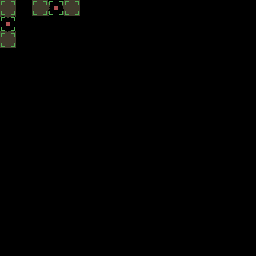

A 2D game scene composited from a Tiled map and its tileset images. What follows is a short description and the map's XML, with every tile layer's data as written:
An orthogonal 16x16 tile map with 16x16 px tiles, 4 tile layers (output_dirt, input_dirt, regions_output, regions_input), 2 tilesets.

<map version="1.5" tiledversion="1.7.2" orientation="orthogonal" renderorder="right-down" width="16" height="16" tilewidth="16" tileheight="16" infinite="0" nextlayerid="6" nextobjectid="1">
 <tileset firstgid="1" name="Village5" tilewidth="16" tileheight="16" tilecount="704" columns="32">
  <image source="../../../assets/Tile/Village5.png" width="512" height="352" />
  <wangsets>
   <wangset name="Dirt2" type="mixed" tile="-1">
    <wangcolor name="" color="#ff0000" tile="-1" probability="1" />
    <wangtile tileid="200" wangid="0,0,1,1,1,0,0,0" />
    <wangtile tileid="202" wangid="0,0,1,1,1,1,1,0" />
    <wangtile tileid="203" wangid="0,0,0,0,1,1,1,0" />
    <wangtile tileid="232" wangid="1,1,0,0,0,0,0,0" />
    <wangtile tileid="234" wangid="1,1,0,0,0,0,0,1" />
    <wangtile tileid="235" wangid="1,0,0,0,0,0,0,1" />
    <wangtile tileid="264" wangid="1,1,1,1,1,0,0,0" />
    <wangtile tileid="266" wangid="1,1,1,1,1,1,1,1" />
    <wangtile tileid="267" wangid="1,0,0,0,1,1,1,1" />
    <wangtile tileid="296" wangid="1,1,1,0,0,0,0,0" />
    <wangtile tileid="298" wangid="1,1,1,0,0,0,1,1" />
    <wangtile tileid="299" wangid="1,0,0,0,0,0,1,1" />
   </wangset>
   <wangset name="Dirt3" type="mixed" tile="-1">
    <wangcolor name="" color="#ff0000" tile="-1" probability="1" />
    <wangcolor name="" color="#00ff00" tile="-1" probability="1" />
    <wangcolor name="" color="#0000ff" tile="-1" probability="1" />
    <wangtile tileid="200" wangid="0,0,3,3,3,0,0,0" />
    <wangtile tileid="201" wangid="0,0,3,3,3,3,3,0" />
    <wangtile tileid="203" wangid="0,0,0,0,3,3,3,0" />
    <wangtile tileid="232" wangid="3,3,1,1,1,0,0,0" />
    <wangtile tileid="233" wangid="3,3,1,1,1,1,1,3" />
    <wangtile tileid="235" wangid="3,0,0,0,1,1,1,3" />
    <wangtile tileid="264" wangid="1,1,2,2,2,0,0,0" />
    <wangtile tileid="265" wangid="1,1,2,2,2,2,2,1" />
    <wangtile tileid="267" wangid="1,0,0,0,2,2,2,1" />
    <wangtile tileid="296" wangid="2,2,2,0,0,0,0,0" />
    <wangtile tileid="297" wangid="2,2,2,0,0,0,2,2" />
    <wangtile tileid="299" wangid="2,0,0,0,0,0,2,2" />
   </wangset>
   <wangset name="Dirt4" type="mixed" tile="-1">
    <wangcolor name="" color="#ff0000" tile="-1" probability="1" />
    <wangtile tileid="205" wangid="0,0,1,1,1,0,0,0" />
    <wangtile tileid="206" wangid="0,0,1,1,1,1,1,0" />
    <wangtile tileid="207" wangid="0,0,1,1,1,1,1,0" />
    <wangtile tileid="208" wangid="0,0,0,0,1,1,1,0" />
    <wangtile tileid="237" wangid="1,1,1,1,1,0,0,0" />
    <wangtile tileid="238" wangid="1,1,1,1,1,1,1,1" />
    <wangtile tileid="239" wangid="1,1,1,1,1,1,1,1" />
    <wangtile tileid="240" wangid="1,0,0,0,1,1,1,1" />
    <wangtile tileid="269" wangid="1,1,1,1,1,0,0,0" />
    <wangtile tileid="270" wangid="1,1,1,1,1,1,1,1" />
    <wangtile tileid="271" wangid="1,1,1,1,1,1,1,1" />
    <wangtile tileid="272" wangid="1,0,0,0,1,1,1,1" />
    <wangtile tileid="296" wangid="1,1,1,0,0,0,0,0" />
    <wangtile tileid="297" wangid="1,1,1,0,0,0,1,1" />
    <wangtile tileid="298" wangid="1,1,1,0,0,0,1,1" />
    <wangtile tileid="299" wangid="1,0,0,0,0,0,1,1" />
   </wangset>
   <wangset name="dirttop" type="corner" tile="-1">
    <wangcolor name="" color="#ff0000" tile="-1" probability="1" />
    <wangcolor name="" color="#00ff00" tile="-1" probability="1" />
    <wangcolor name="" color="#0000ff" tile="-1" probability="1" />
    <wangtile tileid="205" wangid="0,0,1,1,1,0,0,0" />
    <wangtile tileid="206" wangid="0,0,1,1,1,1,1,0" />
    <wangtile tileid="207" wangid="0,0,1,1,1,1,1,0" />
    <wangtile tileid="208" wangid="0,0,0,0,1,1,1,0" />
    <wangtile tileid="237" wangid="1,0,1,1,1,0,0,0" />
    <wangtile tileid="238" wangid="1,0,1,1,1,1,1,0" />
    <wangtile tileid="239" wangid="1,1,1,1,1,1,1,1" />
    <wangtile tileid="240" wangid="1,0,0,0,1,1,1,1" />
    <wangtile tileid="269" wangid="1,1,1,0,0,0,0,0" />
    <wangtile tileid="270" wangid="1,1,1,0,0,0,1,1" />
    <wangtile tileid="271" wangid="1,1,1,0,0,0,1,1" />
    <wangtile tileid="272" wangid="1,0,0,0,0,0,1,1" />
   </wangset>
   <wangset name="Unnamed Set" type="corner" tile="238">
    <wangcolor name="" color="#ff0000" tile="-1" probability="1" />
    <wangtile tileid="205" wangid="0,0,0,1,0,0,0,0" />
    <wangtile tileid="206" wangid="0,0,0,1,0,1,0,0" />
    <wangtile tileid="207" wangid="0,0,0,1,0,1,0,0" />
    <wangtile tileid="208" wangid="0,0,0,0,0,1,0,0" />
    <wangtile tileid="237" wangid="0,1,0,0,0,0,0,0" />
    <wangtile tileid="238" wangid="0,1,0,0,0,0,0,1" />
    <wangtile tileid="239" wangid="0,1,0,0,0,0,0,1" />
    <wangtile tileid="240" wangid="0,0,0,0,0,0,0,1" />
   </wangset>
  </wangsets>
 </tileset>
 <tileset firstgid="705" source="../../../assets/Tile/Dirt1.tsx" />
 <layer id="3" name="output_dirt" width="16" height="16">
  <data encoding="csv">
0,0,0,806,0,0,0,0,0,0,0,0,0,0,0,0,
807,0,0,0,0,0,0,0,0,0,0,0,0,0,0,0,
0,0,0,0,0,0,0,0,0,0,0,0,0,0,0,0,
0,0,0,0,0,0,0,0,0,0,0,0,0,0,0,0,
0,0,0,0,0,0,0,0,0,0,0,0,0,0,0,0,
0,0,0,0,0,0,0,0,0,0,0,0,0,0,0,0,
0,0,0,0,0,0,0,0,0,0,0,0,0,0,0,0,
0,0,0,0,0,0,0,0,0,0,0,0,0,0,0,0,
0,0,0,0,0,0,0,0,0,0,0,0,0,0,0,0,
0,0,0,0,0,0,0,0,0,0,0,0,0,0,0,0,
0,0,0,0,0,0,0,0,0,0,0,0,0,0,0,0,
0,0,0,0,0,0,0,0,0,0,0,0,0,0,0,0,
0,0,0,0,0,0,0,0,0,0,0,0,0,0,0,0,
0,0,0,0,0,0,0,0,0,0,0,0,0,0,0,0,
0,0,0,0,0,0,0,0,0,0,0,0,0,0,0,0,
0,0,0,0,0,0,0,0,0,0,0,0,0,0,0,0
</data>
 </layer>
 <layer id="2" name="input_dirt" width="16" height="16">
  <properties>
   <property name="StrictEmpty" type="bool" value="true" />
  </properties>
  <data encoding="csv">
705,0,705,0,705,0,0,0,0,0,0,0,0,0,0,0,
0,0,0,0,0,0,0,0,0,0,0,0,0,0,0,0,
705,0,0,0,0,0,0,0,0,0,0,0,0,0,0,0,
0,0,0,0,0,0,0,0,0,0,0,0,0,0,0,0,
0,0,0,0,0,0,0,0,0,0,0,0,0,0,0,0,
0,0,0,0,0,0,0,0,0,0,0,0,0,0,0,0,
0,0,0,0,0,0,0,0,0,0,0,0,0,0,0,0,
0,0,0,0,0,0,0,0,0,0,0,0,0,0,0,0,
0,0,0,0,0,0,0,0,0,0,0,0,0,0,0,0,
0,0,0,0,0,0,0,0,0,0,0,0,0,0,0,0,
0,0,0,0,0,0,0,0,0,0,0,0,0,0,0,0,
0,0,0,0,0,0,0,0,0,0,0,0,0,0,0,0,
0,0,0,0,0,0,0,0,0,0,0,0,0,0,0,0,
0,0,0,0,0,0,0,0,0,0,0,0,0,0,0,0,
0,0,0,0,0,0,0,0,0,0,0,0,0,0,0,0,
0,0,0,0,0,0,0,0,0,0,0,0,0,0,0,0
</data>
 </layer>
 <layer id="1" name="regions_output" width="16" height="16">
  <data encoding="csv">
0,0,0,708,0,0,0,0,0,0,0,0,0,0,0,0,
708,0,0,0,0,0,0,0,0,0,0,0,0,0,0,0,
0,0,0,0,0,0,0,0,0,0,0,0,0,0,0,0,
0,0,0,0,0,0,0,0,0,0,0,0,0,0,0,0,
0,0,0,0,0,0,0,0,0,0,0,0,0,0,0,0,
0,0,0,0,0,0,0,0,0,0,0,0,0,0,0,0,
0,0,0,0,0,0,0,0,0,0,0,0,0,0,0,0,
0,0,0,0,0,0,0,0,0,0,0,0,0,0,0,0,
0,0,0,0,0,0,0,0,0,0,0,0,0,0,0,0,
0,0,0,0,0,0,0,0,0,0,0,0,0,0,0,0,
0,0,0,0,0,0,0,0,0,0,0,0,0,0,0,0,
0,0,0,0,0,0,0,0,0,0,0,0,0,0,0,0,
0,0,0,0,0,0,0,0,0,0,0,0,0,0,0,0,
0,0,0,0,0,0,0,0,0,0,0,0,0,0,0,0,
0,0,0,0,0,0,0,0,0,0,0,0,0,0,0,0,
0,0,0,0,0,0,0,0,0,0,0,0,0,0,0,0
</data>
 </layer>
 <layer id="4" name="regions_input" width="16" height="16">
  <data encoding="csv">
707,0,707,707,707,0,0,0,0,0,0,0,0,0,0,0,
707,0,0,0,0,0,0,0,0,0,0,0,0,0,0,0,
707,0,0,0,0,0,0,0,0,0,0,0,0,0,0,0,
0,0,0,0,0,0,0,0,0,0,0,0,0,0,0,0,
0,0,0,0,0,0,0,0,0,0,0,0,0,0,0,0,
0,0,0,0,0,0,0,0,0,0,0,0,0,0,0,0,
0,0,0,0,0,0,0,0,0,0,0,0,0,0,0,0,
0,0,0,0,0,0,0,0,0,0,0,0,0,0,0,0,
0,0,0,0,0,0,0,0,0,0,0,0,0,0,0,0,
0,0,0,0,0,0,0,0,0,0,0,0,0,0,0,0,
0,0,0,0,0,0,0,0,0,0,0,0,0,0,0,0,
0,0,0,0,0,0,0,0,0,0,0,0,0,0,0,0,
0,0,0,0,0,0,0,0,0,0,0,0,0,0,0,0,
0,0,0,0,0,0,0,0,0,0,0,0,0,0,0,0,
0,0,0,0,0,0,0,0,0,0,0,0,0,0,0,0,
0,0,0,0,0,0,0,0,0,0,0,0,0,0,0,0
</data>
 </layer>
</map>
